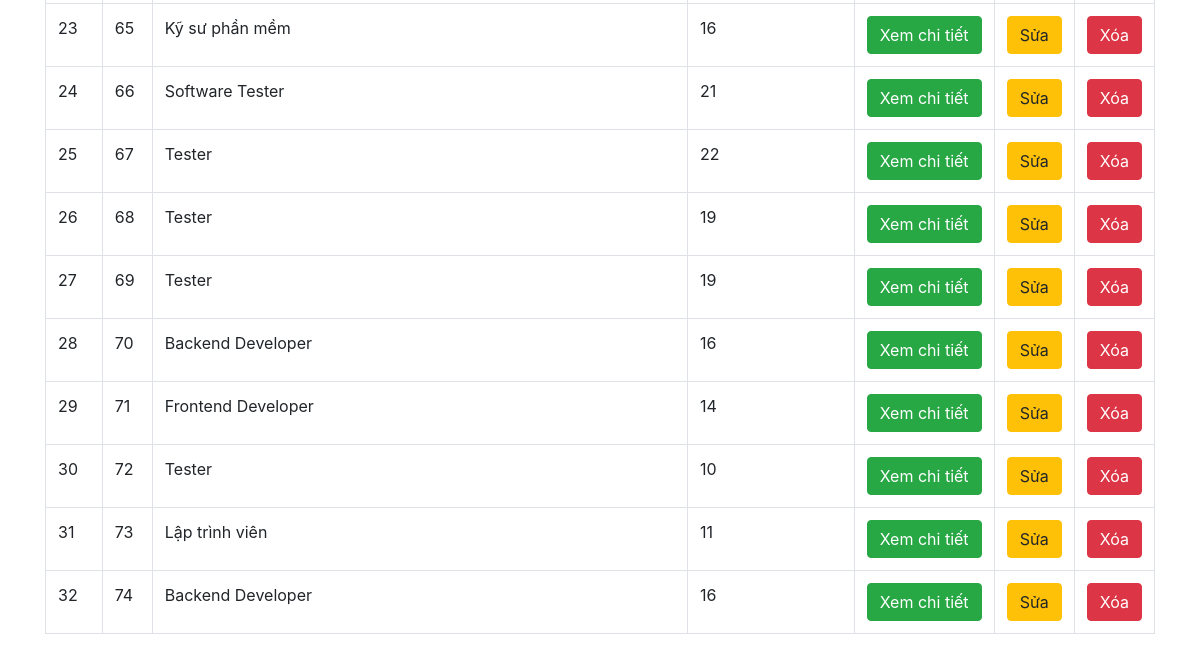
/page/category/index.php (lower part), run on an earlier commit of the app's database.
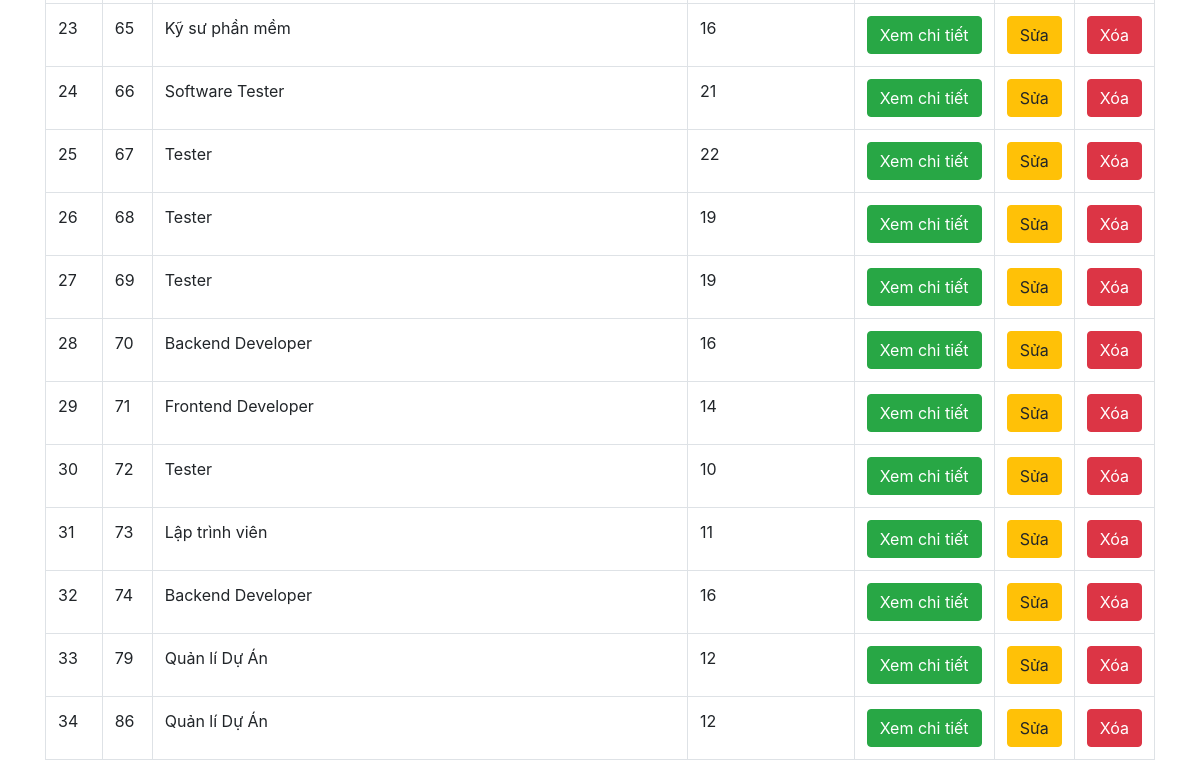
And on a later commit of the database.
### tables this page shows
CREATE TABLE `cong_viec` (
  `job_id` int(11) NOT NULL,
  `job_own` varchar(100) DEFAULT NULL,
  `job_name` varchar(100) DEFAULT NULL,
  `job_quantity` int(11) DEFAULT NULL,
  `job_salary` int(20) DEFAULT NULL,
  `job_language` varchar(50) DEFAULT NULL,
  `job_experiment` varchar(500) DEFAULT NULL,
  `job_environment` varchar(500) DEFAULT NULL,
  `job_profit` varchar(500) DEFAULT NULL,
  `job_address` varchar(500) DEFAULT NULL,
  `job_hotline` varchar(15) DEFAULT NULL,
  `job_email` varchar(500) DEFAULT NULL,
  `job_start` varchar(20) DEFAULT NULL,
  `job_end` varchar(20) DEFAULT NULL,
  `job_img` varchar(500) NOT NULL,
  `job_class` varchar(50) NOT NULL
);

### page/db/dbhelper.php (called while the page is built, shortened)
<?php
function executeResult($sql) {
	$con = mysqli_connect(HOST, USERNAME, PASSWORD, DATABASE);
	$result = mysqli_query($con, $sql);
	$data   = [];
	if ($result != null) {
		while ($row = mysqli_fetch_array($result, 1)) {
			$data[] = $row;
		}
	}
	return $data;
}

### page/category/index.php (the view, shortened to what this page needs)
<?php
require_once ('../db/dbhelper.php');
?>
<!DOCTYPE html>
<html>
<head>
	<link rel="stylesheet" href="https://maxcdn.bootstrapcdn.com/bootstrap/4.4.1/css/bootstrap.min.css">
</head>
<body>
	<div class="container">
		<div class="panel panel-primary">
			<div class="panel-body">
	<table class="table table-bordered table-hover">
		<tbody>
<?php
$sql = 'select * from cong_viec order by job_id asc';
$Listcong_viec = executeResult($sql);
$index=1;
foreach ($Listcong_viec as $item){
	echo '<tr>
			<td width=50px>'.($index++).'</td>
			<td width=50px>'.$item['job_id'].'</td>
			<td>'.$item['job_name'].'</td>
			<td>'.$item['job_salary'].'</td>
			<td width=140px>
				<a href="../congviec/job_info.php?job_id='.$item['job_id'].'"><button class="btn btn-success">Xem chi tiết</button></a>
			</td>
			<td width=50px>
				<a href="add.php?job_id='.$item['job_id'].'"><button class="btn btn-warning">Sửa</button></a>
			</td>
			<td width=50px>
				<button class="btn btn-danger" onclick = "deleteCongviec('.$item['job_id'].')">Xóa</button>
			</td>';
}
?>
</tbody>
</table>
			</div>
		</div>
	</div>
</body>
</html>

What changed in the data, as far as the page shows it:
added cong_viec: job_id "79", job_name "Quản lí Dự Án", job_salary "12"
added cong_viec: job_id "86", job_name "Quản lí Dự Án", job_salary "12"
